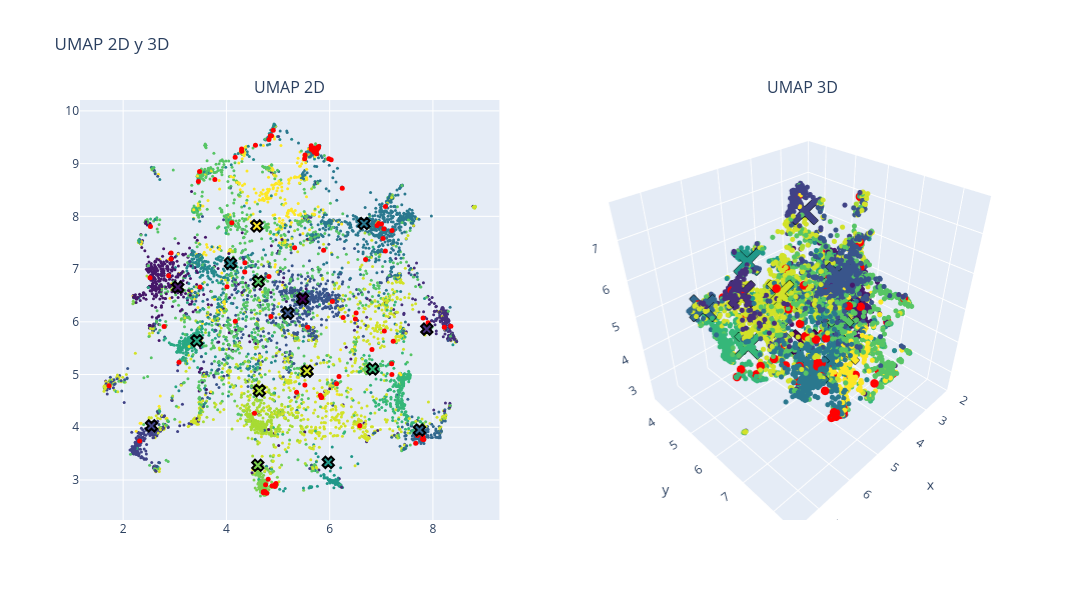

Notebook cell for this chart:
### Code cell
# UMAP

# Calcular los centroides de cada cluster
centroides_2d = df.groupby(clustering_method)[['umap2d_1', 'umap2d_2']].mean()
centroides_3d = df.groupby(clustering_method)[['umap3d_1', 'umap3d_2', 'umap3d_3']].mean()

fig = make_subplots(rows=1, cols=2, subplot_titles=("UMAP 2D", "UMAP 3D"), 
                    specs=[[{"type": "scatter"}, {"type": "scatter3d"}]])

# Puntos normales en 2D
fig.add_trace(
    go.Scatter(x=df['umap2d_1'], y=df['umap2d_2'], mode='markers',
               marker=dict(color=df[clustering_method], colorscale='Viridis', size=3),
               text=["Cluster: " + str(c) + "<br>Titulo: " + t for c, t in zip(df[clustering_method], data['title'])],  
               hovertemplate="%{text}<br>x: %{x}<br>y: %{y}<extra></extra>"),
    row=1, col=1)

# Puntos resaltados en 2D
fig.add_trace(
    go.Scatter(x=df.loc[indices_knn[0], 'umap2d_1'], 
               y=df.loc[indices_knn[0], 'umap2d_2'], 
               mode='markers',
               marker=dict(color='red', size=5, opacity=1), 
               text=["Cluster: " + str(c) + "<br>Titulo: " + t for c, t in zip(df.loc[indices_knn[0], clustering_method], data.loc[indices_knn[0], 'title'])],  
               hovertemplate="%{text}<br>x: %{x}<br>y: %{y}<extra></extra>"),
    row=1, col=1)

# Centroides en 2D
fig.add_trace(
    go.Scatter(x=centroides_2d['umap2d_1'], 
               y=centroides_2d['umap2d_2'], 
               mode='markers',
               marker=dict(symbol='x', color=centroides_2d.index, colorscale='Viridis', size=10, line=dict(color='black', width=2)),
               text=["Centroide: " + str(c) for c in centroides_2d.index],
               hovertemplate="%{text}<br>x: %{x}<br>y: %{y}<extra></extra>"),
    row=1, col=1)

# Puntos normales en 3D
fig.add_trace(
    go.Scatter3d(x=df['umap3d_1'], y=df['umap3d_2'], z=df['umap3d_3'], mode='markers',
                 marker=dict(color=df[clustering_method], colorscale='Viridis', size=3, opacity=1),
                 text=["Cluster: " + str(c) + "<br>Titulo: " + t for c, t in zip(df[clustering_method], data['title'])],  
                 hovertemplate="%{text}<br>x: %{x}<br>y: %{y}<br>z: %{z}<extra></extra>"),
    row=1, col=2)

# Puntos resaltados en 3D
fig.add_trace(
    go.Scatter3d(x=df.loc[indices_knn[0], 'umap3d_1'], 
                 y=df.loc[indices_knn[0], 'umap3d_2'], 
                 z=df.loc[indices_knn[0], 'umap3d_3'], 
                 mode='markers',
                 marker=dict(color='red', size=5, opacity=1), 
                 text=["Cluster: " + str(c) + "<br>Titulo: " + t for c, t in zip(df.loc[indices_knn[0], clustering_method], data.loc[indices_knn[0], 'title'])],  
                 hovertemplate="%{text}<br>x: %{x}<br>y: %{y}<br>z: %{z}<extra></extra>"),
    row=1, col=2)

# Centroides en 3D
fig.add_trace(
    go.Scatter3d(x=centroides_3d['umap3d_1'], 
                 y=centroides_3d['umap3d_2'], 
                 z=centroides_3d['umap3d_3'], 
                 mode='markers',
                 marker=dict(symbol='x', color=centroides_3d.index, colorscale='Viridis', size=10, line=dict(color='black', width=2)),
                 text=["Centroide: " + str(c) for c in centroides_3d.index],
                 hovertemplate="%{text}<br>x: %{x}<br>y: %{y}<br>z: %{z}<extra></extra>"),
    row=1, col=2)

fig.update_layout(height=600, width=1200, title_text="UMAP 2D y 3D", showlegend=False)
fig.show()

### Figure 1 — Plotly figure (JSON) as saved in the notebook; plotly's stock layout.template omitted (floating-point values rounded to 4 significant figures; data arrays with more than 128 entries replaced by an {"elided": "..."} marker saying what was removed)
{"data": [{"hovertemplate": "%{text}<br>x: %{x}<br>y: %{y}<extra></extra>", "marker": {"color": {"elided": "6686 int values"}, "colorscale": [[0, "#440154"], [0.1111, "#482878"], [0.2222, "#3e4989"], [0.3333, "#31688e"], [0.4444, "#26828e"], [0.5556, "#1f9e89"], [0.6667, "#35b779"], [0.7778, "#6ece58"], [0.8889, "#b5de2b"], [1, "#fde725"]], "size": 3}, "mode": "markers", "text": {"elided": "6686 str values"}, "type": "scatter", "x": {"elided": "6686 float values"}, "xaxis": "x", "y": {"elided": "6686 float values"}, "yaxis": "y"}, {"hovertemplate": "%{text}<br>x: %{x}<br>y: %{y}<extra></extra>", "marker": {"color": "red", "opacity": 1, "size": 5}, "mode": "markers", "text": ["Cluster: -1<br>Titulo: application of neural network controller and policy gradient reinforcement learning on modular multilevel converter (mmc)   a proof of concept", "Cluster: -1<br>Titulo: optimized real time control for modular multilevel converters using adaptive neural networks", "Cluster: -1<br>Titulo: state of charge (soc) balancing of battery modular multilevel management (bm3) converter using q learning", "Cluster: -1<br>Titulo: reinforcement learning based modulation for balancing capacitor voltage and thermal stress to enhance current capability of mmcs", "Cluster: -1<br>Titulo: level increased ishe modulation method for modular multilevel converters based on ddpg", "Cluster: -1<br>Titulo: open circuit fault diagnosis for a modular multilevel converter based on hybrid machine learning", "Cluster: -1<br>Titulo: neural network controller based on direct and indirect model predictive for modular multilevel converters", "Cluster: -1<br>Titulo: compound fault diagnosis method of modular multilevel converter based on improved capsule network", "Cluster: -1<br>Titulo: dc short circuit fault detection for mmc hvdc grid based on improved dbn and dc fault current statistical features", "Cluster: -1<br>Titulo: inverse application of artificial intelligence for the control of power converters", "Cluster: -1<br>Titulo: neural network based model predictive control approach for modular multilevel converters", "Cluster: -1<br>Titulo: fault diagnosis for modular multilevel converter (mmc) based on deep learning: an edge implementation using binary neural network", "Cluster: -1<br>Titulo: an open circuit faults diagnosis method based on xg boost used in mmc", "Cluster: -1<br>Titulo: predictor based data driven model free adaptive predictive control of power converters using machine learning", "Cluster: -1<br>Titulo: reinforcement learning based false data injection attacks detector for modular multilevel converters", "Cluster: -1<br>Titulo: machine learning emulation of model predictive control for modular multilevel converters", "Cluster: -1<br>Titulo: machine learning based modeling for real time inferencer in the loop hardware emulation of high speed rail microgrid", "Cluster: -1<br>Titulo: machine learning based modeling for real time inferencer in the loop hardware emulation of high speed rail microgrid", "Cluster: -1<br>Titulo: artificial intelligence applications in the control and performance improvement of modular multilevel converters: a review", "Cluster: -1<br>Titulo: hybrid condition monitoring for power converters: learning based methods with statistical guarantees", "Cluster: -1<br>Titulo: open circuit fault diagnosis for modular multilevel converter using wavelet neural network", "Cluster: -1<br>Titulo: auto tuned model predictive control based neural network controller for modular multilevel converters", "Cluster: -1<br>Titulo: design and analysis of the model predictive control implemented by the ann technique for mmc based rectifier with improved grid adaptability", "Cluster: -1<br>Titulo: ac side impedance based stability assessment in grid forming modular multilevel converters", "Cluster: -1<br>Titulo: igbt open circuit fault diagnosis method for a modular multilevel converter based on pnn md", "Cluster: -1<br>Titulo: a connectionist based approach for reducing the number of voltage sensors in modular multilevel converter", "Cluster: -1<br>Titulo: data driven impedance identification and stability online assessment of dfig based wind farm integration with mmc hvdc", "Cluster: -1<br>Titulo: new power electronic interface combining dc transmission, a medium frequency bus and an ac ac converter to integrate deep sea facilities with the ac grid", "Cluster: -1<br>Titulo: health management of power electronics systems", "Cluster: -1<br>Titulo: adaptive fault current limiting strategy for flexible dc power grids based on deep neural networks", "Cluster: -1<br>Titulo: neural predictor based low switching frequency fcs mpc for mmc with online weighting factors tuning", "Cluster: -1<br>Titulo: deep convolution neural network based fault detection and identification for modular multilevel converters", "Cluster: -1<br>Titulo: distributed neural network observer for submodule capacitor voltage estimation in modular multilevel converters", "Cluster: -1<br>Titulo: application of artificial intelligence to diagnose faults of grid tied solar power systems", "Cluster: -1<br>Titulo: fault diagnosis of modular multilevel converter based on 1dcnn and lstm network", "Cluster: -1<br>Titulo: machine learning based operating region extension of modular multilevel converters under unbalanced grid faults", "Cluster: -1<br>Titulo: an open circuit fault detection and location strategy for mmc with feature extraction and random forest", "Cluster: -1<br>Titulo: machine learning enhanced predictive control for modular multilevel converters in hvdc transmission systems", "Cluster: -1<br>Titulo: neural network based model predictive controllers for modular multilevel converters", "Cluster: -1<br>Titulo: reinforcement learning based method to exploit vulnerabilities of false data injection attack detectors in modular multilevel converters", "Cluster: -1<br>Titulo: thermal estimation of modular multilevel converter submodule using deep regression on gru and lstm network", "Cluster: -1<br>Titulo: a novel concept for modular multilevel universal power controller (mupc)", "Cluster: -1<br>Titulo: gwo based pi controller assisted half bridge sub module mmc for hybrid energy system", "Cluster: -1<br>Titulo: artificial neural network based pi control of battery energy storage system connected with mmc hvdc system", "Cluster: -1<br>Titulo: transfer learning framework for impedance characterization of modular multilevel converters", "Cluster: -1<br>Titulo: data driven neural predictors based robust mpc for power converters", "Cluster: -1<br>Titulo: dcscf detection method of mmc dc grid based on statistical feature and dbn softmax", "Cluster: -1<br>Titulo: effective voltage balancing control for modular multilevel converter without current sensors", "Cluster: -1<br>Titulo: on internal stable modes of modular multilevel converters", "Cluster: -1<br>Titulo: power management systems for harmonic elimination using federated learning approach", "Cluster: -1<br>Titulo: bayesian regularization based mpc for a hybrid modular multilevel converter", "Cluster: -1<br>Titulo: [front cover]", "Cluster: -1<br>Titulo: complementing ac and dc terminal stability analyses of mmc with circulating current inner loop impedance model", "Cluster: -1<br>Titulo: small signal modeling of sending end offshore wind power mmc hvdc integration system considering positive and negative sequence separation module", "Cluster: -1<br>Titulo: open circuit fault detection and location in mmcs with multivariate gaussian distribution", "Cluster: -1<br>Titulo: reliability improvement of mmc in energy storage system using ann based sensorless estimation for sub module voltages", "Cluster: -1<br>Titulo: power theory based dimensionality reduction for fault detection and identification in power electronics", "Cluster: -1<br>Titulo: control strategies of mmc hvdc connected to passive networks", "Cluster: -1<br>Titulo: a fast data driven method for submodule open circuit fault localization in a modular multilevel converter", "Cluster: -1<br>Titulo: capacitor monitoring for modular multilevel converters based on intelligent algorithm", "Cluster: -1<br>Titulo: a novel strategy for dc distribution start up based on mmc", "Cluster: -1<br>Titulo: data driven modeling of modular multilevel converters based on hht and cnn lstm am neural network", "Cluster: -1<br>Titulo: a scalable multi input multi level voltage sourced converter", "Cluster: -1<br>Titulo: neural predictor based dynamic surface predictive control for power converters", "Cluster: -1<br>Titulo: physical mechanism and data hybrid modeling for device level emulation of modular multilevel converter", "Cluster: -1<br>Titulo: online optimization of multi degree of freedom inductor current rms for modular multilevel dual active bridge converter", "Cluster: -1<br>Titulo: transfer learning based online impedance identification for modular multilevel converters", "Cluster: -1<br>Titulo: disortnet: a network protocol with distributed sorting for modular multilevel converters", "Cluster: -1<br>Titulo: mmc based multi terminal hvdc subsea power transmission system with the integration of offshore renewable energy", "Cluster: -1<br>Titulo: estimation of battery parameters in cascaded half bridge converters with reduced voltage sensors", "Cluster: -1<br>Titulo: increasing dc system stability thanks to energy control in mmc based dc dc converters", "Cluster: -1<br>Titulo: an on line capacitor condition monitoring method based on switching frequencies for modular multilevel converters", "Cluster: -1<br>Titulo: reliability and economic evaluation of ac / dc distribution network with sensitive load", "Cluster: -1<br>Titulo: an open circuit faults diagnosis method for mmc based on extreme gradient boosting", "Cluster: -1<br>Titulo: computation of transient short circuit currents analytically in multiport flexible dc transmission system", "Cluster: -1<br>Titulo: fault analysis and voltage support strategy through equivalent line impedances for mmcs in ac/dc hybrid distribution networks under asymmetrical faults", "Cluster: -1<br>Titulo: fault isolation scheme based on circuit breaker optimization strategy in dc distribution network", "Cluster: -1<br>Titulo: operation principles of quasi z source modular multilevel converters", "Cluster: -1<br>Titulo: fine grained network decomposition for massively parallel electromagnetic transient simulation of large power systems", "Cluster: -1<br>Titulo: alternative control approach for the offshore grid of wind power plants", "Cluster: -1<br>Titulo: capacitor parameter estimation based on wavelet transform and convolution neural network", "Cluster: -1<br>Titulo: model free sequential predictive control for mmc with variable candidate set", "Cluster: -1<br>Titulo: denoising and voltage estimation in modular multilevel converters using deep neural networks", "Cluster: -1<br>Titulo: dc fault current calculation and fault level analysis in mmc mvdc system", "Cluster: -1<br>Titulo: detailed modelling and control of a modular multilevel converter with full bridge submodules in a multi terminal high voltage dc network", "Cluster: -1<br>Titulo: research on a novel dc circuit breaker based on artificial current zero crossing", "Cluster: -1<br>Titulo: optimal modulation method for modular multilevel converters in medium voltage dc distribution networks", "Cluster: -1<br>Titulo: generic vsc and low level switching control models for offline simulation of vsc hvdc systems", "Cluster: -1<br>Titulo: improving power quality using spwm control in modular multilevel converters", "Cluster: -1<br>Titulo: supervisory real time multidomain modeling and hardware emulation of fuel cell hybrid electric bus behavioral transients", "Cluster: -1<br>Titulo: providing dc fault ride through capability to h bridge mmc based hvdc networks", "Cluster: -1<br>Titulo: modelling and control of a novel east european multiterminal high voltage dc network", "Cluster: -1<br>Titulo: investigation of a new alternate arm modular multilevel converter topology for hvdc applications", "Cluster: -1<br>Titulo: a generalized switched inductor cell modular multilevel inverter", "Cluster: -1<br>Titulo: conducted emi emissions in spwm based control modular multilevel converters", "Cluster: -1<br>Titulo: improving the resilience of modular multilevel converters using concurrent estimators", "Cluster: -1<br>Titulo: fault characteristic analysis and simulation of power electronic transformer based on mmc in distribution network", "Cluster: -1<br>Titulo: silicon carbide enabled medium voltage dc transmission systems for rapid electric vehicle charging in the uk", "Cluster: -1<br>Titulo: an improved resnet based method for online assessment of the aging state of mmc sub module capacitors", "Cluster: -1<br>Titulo: fault isolation method for smart dc distribution networks with multiple types of converters"], "type": "scatter", "x": [3.491, 4.011, 2.32, 3.457, 2.881, 5.704, 4.753, 5.755, 5.985, 7.231, 4.739, 5.643, 5.672, 4.96, 5.836, 4.727, 6.803, 6.79, 4.759, 5.757, 5.782, 4.716, 4.782, 6.584, 5.647, 4.824, 7.806, 6.261, 6.181, 7.08, 4.945, 5.515, 4.907, 6.244, 5.787, 4.544, 5.64, 4.885, 4.716, 5.846, 3.48, 5.52, 1.727, 7.906, 7.8, 4.932, 6.029, 4.85, 7.698, 2.52, 4.719, 3.082, 7.666, 8.22, 5.748, 4.356, 3.776, 7.059, 5.523, 4.358, 5.322, 5.768, 4.863, 4.944, 6.819, 5.359, 7.824, 6.134, 7.81, 4.563, 6.052, 4.294, 6.696, 5.701, 7.051, 7.207, 7.003, 4.172, 7.201, 8.348, 4.296, 4.809, 4.874, 7.079, 5.883, 6.95, 2.928, 6.499, 2.929, 7.205, 7.034, 6.512, 4.825, 2.793, 2.529, 5.82, 5.573, 4.105, 4.17, 6.918], "xaxis": "x", "y": [6.659, 6.664, 3.738, 8.662, 6.875, 9.217, 2.777, 9.265, 9.094, 5.629, 2.778, 9.337, 9.252, 2.931, 4.564, 2.774, 5.077, 5.107, 2.91, 9.278, 9.303, 2.778, 2.75, 4.028, 9.272, 9.457, 3.83, 6.079, 4.962, 8.186, 2.882, 9.09, 9.635, 8.533, 9.324, 4.266, 9.28, 2.892, 2.768, 4.57, 8.85, 4.8, 4.786, 5.982, 3.773, 2.883, 9.073, 9.525, 3.845, 6.837, 2.758, 5.234, 3.695, 5.895, 9.187, 6.942, 8.697, 5.826, 9.165, 7.121, 7.403, 9.308, 6.101, 2.915, 5.473, 4.662, 3.768, 4.827, 6.072, 9.349, 6.386, 9.278, 7.184, 9.291, 7.765, 7.733, 7.853, 6.008, 5.206, 5.914, 9.233, 3.014, 9.53, 7.344, 7.356, 7.863, 7.191, 6.054, 7.305, 5.001, 7.581, 6.166, 6.86, 5.91, 7.807, 4.605, 5.899, 7.879, 9.119, 7.826], "yaxis": "y"}, {"hovertemplate": "%{text}<br>x: %{x}<br>y: %{y}<extra></extra>", "marker": {"color": [-1, 0, 1, 2, 3, 4, 5, 6, 7, 8, 9, 10, 11, 12, 13, 14], "colorscale": [[0, "#440154"], [0.1111, "#482878"], [0.2222, "#3e4989"], [0.3333, "#31688e"], [0.4444, "#26828e"], [0.5556, "#1f9e89"], [0.6667, "#35b779"], [0.7778, "#6ece58"], [0.8889, "#b5de2b"], [1, "#fde725"]], "line": {"color": "black", "width": 2}, "size": 10, "symbol": "x"}, "mode": "markers", "text": ["Centroide: -1", "Centroide: 0", "Centroide: 1", "Centroide: 2", "Centroide: 3", "Centroide: 4", "Centroide: 5", "Centroide: 6", "Centroide: 7", "Centroide: 8", "Centroide: 9", "Centroide: 10", "Centroide: 11", "Centroide: 12", "Centroide: 13", "Centroide: 14"], "type": "scatter", "x": [5.478, 3.059, 7.881, 2.549, 5.189, 7.74, 6.665, 4.077, 5.973, 3.429, 6.831, 4.618, 4.609, 4.639, 5.563, 4.59], "xaxis": "x", "y": [6.434, 6.654, 5.86, 4.026, 6.164, 3.948, 7.864, 7.11, 3.335, 5.64, 5.105, 6.764, 3.279, 4.694, 5.063, 7.819], "yaxis": "y"}, {"hovertemplate": "%{text}<br>x: %{x}<br>y: %{y}<br>z: %{z}<extra></extra>", "marker": {"color": {"elided": "6686 int values"}, "colorscale": [[0, "#440154"], [0.1111, "#482878"], [0.2222, "#3e4989"], [0.3333, "#31688e"], [0.4444, "#26828e"], [0.5556, "#1f9e89"], [0.6667, "#35b779"], [0.7778, "#6ece58"], [0.8889, "#b5de2b"], [1, "#fde725"]], "opacity": 1, "size": 3}, "mode": "markers", "scene": "scene", "text": {"elided": "6686 str values"}, "type": "scatter3d", "x": {"elided": "6686 float values"}, "y": {"elided": "6686 float values"}, "z": {"elided": "6686 float values"}}, {"hovertemplate": "%{text}<br>x: %{x}<br>y: %{y}<br>z: %{z}<extra></extra>", "marker": {"color": "red", "opacity": 1, "size": 5}, "mode": "markers", "scene": "scene", "text": ["Cluster: -1<br>Titulo: application of neural network controller and policy gradient reinforcement learning on modular multilevel converter (mmc)   a proof of concept", "Cluster: -1<br>Titulo: optimized real time control for modular multilevel converters using adaptive neural networks", "Cluster: -1<br>Titulo: state of charge (soc) balancing of battery modular multilevel management (bm3) converter using q learning", "Cluster: -1<br>Titulo: reinforcement learning based modulation for balancing capacitor voltage and thermal stress to enhance current capability of mmcs", "Cluster: -1<br>Titulo: level increased ishe modulation method for modular multilevel converters based on ddpg", "Cluster: -1<br>Titulo: open circuit fault diagnosis for a modular multilevel converter based on hybrid machine learning", "Cluster: -1<br>Titulo: neural network controller based on direct and indirect model predictive for modular multilevel converters", "Cluster: -1<br>Titulo: compound fault diagnosis method of modular multilevel converter based on improved capsule network", "Cluster: -1<br>Titulo: dc short circuit fault detection for mmc hvdc grid based on improved dbn and dc fault current statistical features", "Cluster: -1<br>Titulo: inverse application of artificial intelligence for the control of power converters", "Cluster: -1<br>Titulo: neural network based model predictive control approach for modular multilevel converters", "Cluster: -1<br>Titulo: fault diagnosis for modular multilevel converter (mmc) based on deep learning: an edge implementation using binary neural network", "Cluster: -1<br>Titulo: an open circuit faults diagnosis method based on xg boost used in mmc", "Cluster: -1<br>Titulo: predictor based data driven model free adaptive predictive control of power converters using machine learning", "Cluster: -1<br>Titulo: reinforcement learning based false data injection attacks detector for modular multilevel converters", "Cluster: -1<br>Titulo: machine learning emulation of model predictive control for modular multilevel converters", "Cluster: -1<br>Titulo: machine learning based modeling for real time inferencer in the loop hardware emulation of high speed rail microgrid", "Cluster: -1<br>Titulo: machine learning based modeling for real time inferencer in the loop hardware emulation of high speed rail microgrid", "Cluster: -1<br>Titulo: artificial intelligence applications in the control and performance improvement of modular multilevel converters: a review", "Cluster: -1<br>Titulo: hybrid condition monitoring for power converters: learning based methods with statistical guarantees", "Cluster: -1<br>Titulo: open circuit fault diagnosis for modular multilevel converter using wavelet neural network", "Cluster: -1<br>Titulo: auto tuned model predictive control based neural network controller for modular multilevel converters", "Cluster: -1<br>Titulo: design and analysis of the model predictive control implemented by the ann technique for mmc based rectifier with improved grid adaptability", "Cluster: -1<br>Titulo: ac side impedance based stability assessment in grid forming modular multilevel converters", "Cluster: -1<br>Titulo: igbt open circuit fault diagnosis method for a modular multilevel converter based on pnn md", "Cluster: -1<br>Titulo: a connectionist based approach for reducing the number of voltage sensors in modular multilevel converter", "Cluster: -1<br>Titulo: data driven impedance identification and stability online assessment of dfig based wind farm integration with mmc hvdc", "Cluster: -1<br>Titulo: new power electronic interface combining dc transmission, a medium frequency bus and an ac ac converter to integrate deep sea facilities with the ac grid", "Cluster: -1<br>Titulo: health management of power electronics systems", "Cluster: -1<br>Titulo: adaptive fault current limiting strategy for flexible dc power grids based on deep neural networks", "Cluster: -1<br>Titulo: neural predictor based low switching frequency fcs mpc for mmc with online weighting factors tuning", "Cluster: -1<br>Titulo: deep convolution neural network based fault detection and identification for modular multilevel converters", "Cluster: -1<br>Titulo: distributed neural network observer for submodule capacitor voltage estimation in modular multilevel converters", "Cluster: -1<br>Titulo: application of artificial intelligence to diagnose faults of grid tied solar power systems", "Cluster: -1<br>Titulo: fault diagnosis of modular multilevel converter based on 1dcnn and lstm network", "Cluster: -1<br>Titulo: machine learning based operating region extension of modular multilevel converters under unbalanced grid faults", "Cluster: -1<br>Titulo: an open circuit fault detection and location strategy for mmc with feature extraction and random forest", "Cluster: -1<br>Titulo: machine learning enhanced predictive control for modular multilevel converters in hvdc transmission systems", "Cluster: -1<br>Titulo: neural network based model predictive controllers for modular multilevel converters", "Cluster: -1<br>Titulo: reinforcement learning based method to exploit vulnerabilities of false data injection attack detectors in modular multilevel converters", "Cluster: -1<br>Titulo: thermal estimation of modular multilevel converter submodule using deep regression on gru and lstm network", "Cluster: -1<br>Titulo: a novel concept for modular multilevel universal power controller (mupc)", "Cluster: -1<br>Titulo: gwo based pi controller assisted half bridge sub module mmc for hybrid energy system", "Cluster: -1<br>Titulo: artificial neural network based pi control of battery energy storage system connected with mmc hvdc system", "Cluster: -1<br>Titulo: transfer learning framework for impedance characterization of modular multilevel converters", "Cluster: -1<br>Titulo: data driven neural predictors based robust mpc for power converters", "Cluster: -1<br>Titulo: dcscf detection method of mmc dc grid based on statistical feature and dbn softmax", "Cluster: -1<br>Titulo: effective voltage balancing control for modular multilevel converter without current sensors", "Cluster: -1<br>Titulo: on internal stable modes of modular multilevel converters", "Cluster: -1<br>Titulo: power management systems for harmonic elimination using federated learning approach", "Cluster: -1<br>Titulo: bayesian regularization based mpc for a hybrid modular multilevel converter", "Cluster: -1<br>Titulo: [front cover]", "Cluster: -1<br>Titulo: complementing ac and dc terminal stability analyses of mmc with circulating current inner loop impedance model", "Cluster: -1<br>Titulo: small signal modeling of sending end offshore wind power mmc hvdc integration system considering positive and negative sequence separation module", "Cluster: -1<br>Titulo: open circuit fault detection and location in mmcs with multivariate gaussian distribution", "Cluster: -1<br>Titulo: reliability improvement of mmc in energy storage system using ann based sensorless estimation for sub module voltages", "Cluster: -1<br>Titulo: power theory based dimensionality reduction for fault detection and identification in power electronics", "Cluster: -1<br>Titulo: control strategies of mmc hvdc connected to passive networks", "Cluster: -1<br>Titulo: a fast data driven method for submodule open circuit fault localization in a modular multilevel converter", "Cluster: -1<br>Titulo: capacitor monitoring for modular multilevel converters based on intelligent algorithm", "Cluster: -1<br>Titulo: a novel strategy for dc distribution start up based on mmc", "Cluster: -1<br>Titulo: data driven modeling of modular multilevel converters based on hht and cnn lstm am neural network", "Cluster: -1<br>Titulo: a scalable multi input multi level voltage sourced converter", "Cluster: -1<br>Titulo: neural predictor based dynamic surface predictive control for power converters", "Cluster: -1<br>Titulo: physical mechanism and data hybrid modeling for device level emulation of modular multilevel converter", "Cluster: -1<br>Titulo: online optimization of multi degree of freedom inductor current rms for modular multilevel dual active bridge converter", "Cluster: -1<br>Titulo: transfer learning based online impedance identification for modular multilevel converters", "Cluster: -1<br>Titulo: disortnet: a network protocol with distributed sorting for modular multilevel converters", "Cluster: -1<br>Titulo: mmc based multi terminal hvdc subsea power transmission system with the integration of offshore renewable energy", "Cluster: -1<br>Titulo: estimation of battery parameters in cascaded half bridge converters with reduced voltage sensors", "Cluster: -1<br>Titulo: increasing dc system stability thanks to energy control in mmc based dc dc converters", "Cluster: -1<br>Titulo: an on line capacitor condition monitoring method based on switching frequencies for modular multilevel converters", "Cluster: -1<br>Titulo: reliability and economic evaluation of ac / dc distribution network with sensitive load", "Cluster: -1<br>Titulo: an open circuit faults diagnosis method for mmc based on extreme gradient boosting", "Cluster: -1<br>Titulo: computation of transient short circuit currents analytically in multiport flexible dc transmission system", "Cluster: -1<br>Titulo: fault analysis and voltage support strategy through equivalent line impedances for mmcs in ac/dc hybrid distribution networks under asymmetrical faults", "Cluster: -1<br>Titulo: fault isolation scheme based on circuit breaker optimization strategy in dc distribution network", "Cluster: -1<br>Titulo: operation principles of quasi z source modular multilevel converters", "Cluster: -1<br>Titulo: fine grained network decomposition for massively parallel electromagnetic transient simulation of large power systems", "Cluster: -1<br>Titulo: alternative control approach for the offshore grid of wind power plants", "Cluster: -1<br>Titulo: capacitor parameter estimation based on wavelet transform and convolution neural network", "Cluster: -1<br>Titulo: model free sequential predictive control for mmc with variable candidate set", "Cluster: -1<br>Titulo: denoising and voltage estimation in modular multilevel converters using deep neural networks", "Cluster: -1<br>Titulo: dc fault current calculation and fault level analysis in mmc mvdc system", "Cluster: -1<br>Titulo: detailed modelling and control of a modular multilevel converter with full bridge submodules in a multi terminal high voltage dc network", "Cluster: -1<br>Titulo: research on a novel dc circuit breaker based on artificial current zero crossing", "Cluster: -1<br>Titulo: optimal modulation method for modular multilevel converters in medium voltage dc distribution networks", "Cluster: -1<br>Titulo: generic vsc and low level switching control models for offline simulation of vsc hvdc systems", "Cluster: -1<br>Titulo: improving power quality using spwm control in modular multilevel converters", "Cluster: -1<br>Titulo: supervisory real time multidomain modeling and hardware emulation of fuel cell hybrid electric bus behavioral transients", "Cluster: -1<br>Titulo: providing dc fault ride through capability to h bridge mmc based hvdc networks", "Cluster: -1<br>Titulo: modelling and control of a novel east european multiterminal high voltage dc network", "Cluster: -1<br>Titulo: investigation of a new alternate arm modular multilevel converter topology for hvdc applications", "Cluster: -1<br>Titulo: a generalized switched inductor cell modular multilevel inverter", "Cluster: -1<br>Titulo: conducted emi emissions in spwm based control modular multilevel converters", "Cluster: -1<br>Titulo: improving the resilience of modular multilevel converters using concurrent estimators", "Cluster: -1<br>Titulo: fault characteristic analysis and simulation of power electronic transformer based on mmc in distribution network", "Cluster: -1<br>Titulo: silicon carbide enabled medium voltage dc transmission systems for rapid electric vehicle charging in the uk", "Cluster: -1<br>Titulo: an improved resnet based method for online assessment of the aging state of mmc sub module capacitors", "Cluster: -1<br>Titulo: fault isolation method for smart dc distribution networks with multiple types of converters"], "type": "scatter3d", "x": [3.884, 3.832, 4.153, 3.483, 2.851, 5.173, 4.241, 5.302, 5.376, 6.075, 4.272, 5.186, 5.201, 4.519, 4.742, 4.241, 5.93, 5.917, 4.27, 5.246, 5.322, 4.224, 4.253, 5.705, 5.174, 4.092, 6.535, 5.081, 5.045, 6.058, 4.506, 5.069, 4.12, 5.591, 5.309, 3.814, 5.114, 4.431, 4.253, 4.771, 3.35, 4.642, 2.885, 6.231, 6.544, 4.492, 5.457, 4.102, 6.429, 2.364, 4.204, 2.793, 6.5, 6.539, 5.141, 4.218, 3.877, 5.802, 5.02, 4.184, 5.026, 5.348, 4.302, 4.524, 5.882, 4.418, 6.524, 5.005, 5.688, 3.981, 4.83, 3.819, 5.615, 5.209, 6.01, 6.28, 5.878, 3.264, 6.376, 6.456, 3.829, 4.457, 4.135, 6.211, 4.91, 5.947, 2.936, 5.049, 2.837, 6.227, 6.101, 5.352, 4.063, 2.964, 2.27, 4.728, 3.997, 2.926, 3.78, 5.765], "y": [5.91, 6.044, 5.175, 7.378, 5.782, 7.585, 4.098, 7.548, 7.604, 5.28, 4.055, 7.583, 7.58, 4.147, 5.222, 4.071, 5.453, 5.451, 4.154, 7.558, 7.576, 4.059, 4.066, 4.8, 7.58, 6.383, 4.202, 6.259, 5.57, 7.73, 4.175, 7.566, 6.281, 7.437, 7.56, 4.529, 7.622, 4.2, 4.05, 5.255, 7.717, 5.223, 5.91, 5.527, 4.127, 4.144, 7.611, 6.29, 4.171, 5.947, 4.063, 4.864, 4.175, 5.266, 7.637, 6.066, 7.559, 5.443, 7.531, 6.204, 6.256, 7.456, 6.225, 4.162, 5.579, 5.046, 4.116, 5.351, 6.04, 6.309, 6.695, 6.752, 7.15, 7.549, 7.264, 7.277, 7.461, 6.199, 5.258, 5.495, 6.76, 4.169, 6.197, 6.472, 6.811, 7.516, 5.918, 6.106, 6.154, 5.245, 7.148, 6.044, 6.728, 6.138, 6.664, 5.298, 6.868, 7.475, 6.877, 7.466], "z": [4.154, 4.636, 7.511, 3.221, 3.999, 3.071, 3.052, 3.066, 3.256, 5.082, 2.976, 3.033, 3.072, 3.14, 3.533, 3.016, 3.416, 3.393, 3.026, 3.045, 3.085, 3.018, 3.033, 5.518, 3.097, 2.852, 5.201, 6.008, 3.231, 4.921, 3.137, 3.142, 2.643, 3.991, 3.042, 4.345, 3.067, 3.07, 2.989, 3.531, 3.233, 5.806, 7.305, 5.925, 5.11, 3.141, 3.339, 2.755, 5.027, 3.953, 3.02, 5.46, 5.096, 5.906, 3.054, 4.098, 3.149, 5.078, 3.133, 4.112, 4.56, 2.956, 5.948, 3.161, 3.742, 4.431, 5.116, 3.306, 6.102, 3.022, 6.023, 2.821, 5.3, 3.038, 4.593, 4.626, 5.02, 5.396, 3.494, 6.157, 2.83, 3.199, 2.798, 4.714, 4.748, 4.991, 3.75, 4.861, 4.28, 3.639, 4.859, 5.455, 5.184, 5.532, 3.749, 3.523, 6.881, 5.227, 2.929, 4.924]}, {"hovertemplate": "%{text}<br>x: %{x}<br>y: %{y}<br>z: %{z}<extra></extra>", "marker": {"color": [-1, 0, 1, 2, 3, 4, 5, 6, 7, 8, 9, 10, 11, 12, 13, 14], "colorscale": [[0, "#440154"], [0.1111, "#482878"], [0.2222, "#3e4989"], [0.3333, "#31688e"], [0.4444, "#26828e"], [0.5556, "#1f9e89"], [0.6667, "#35b779"], [0.7778, "#6ece58"], [0.8889, "#b5de2b"], [1, "#fde725"]], "line": {"color": "black", "width": 2}, "size": 10, "symbol": "x"}, "mode": "markers", "scene": "scene", "text": ["Centroide: -1", "Centroide: 0", "Centroide: 1", "Centroide: 2", "Centroide: 3", "Centroide: 4", "Centroide: 5", "Centroide: 6", "Centroide: 7", "Centroide: 8", "Centroide: 9", "Centroide: 10", "Centroide: 11", "Centroide: 12", "Centroide: 13", "Centroide: 14"], "type": "scatter3d", "x": [4.801, 2.909, 6.208, 4.052, 4.237, 6.468, 5.698, 3.749, 4.758, 2.981, 5.887, 3.997, 4.145, 4.074, 4.944, 4.143], "y": [6.017, 5.892, 5.501, 5.263, 6.536, 4.306, 7.238, 6.017, 3.907, 5.112, 5.159, 6.443, 4.316, 4.746, 5.334, 6.802], "z": [4.102, 4.215, 5.959, 7.11, 6.008, 5.125, 4.556, 3.967, 5.51, 5.061, 4.14, 4.804, 3.262, 4.502, 5.305, 3.913]}], "layout": {"annotations": [{"font": {"size": 16}, "showarrow": false, "text": "UMAP 2D", "x": 0.225, "xanchor": "center", "xref": "paper", "y": 1, "yanchor": "bottom", "yref": "paper"}, {"font": {"size": 16}, "showarrow": false, "text": "UMAP 3D", "x": 0.775, "xanchor": "center", "xref": "paper", "y": 1, "yanchor": "bottom", "yref": "paper"}], "height": 600, "scene": {"domain": {"x": [0.55, 1], "y": [0, 1]}}, "showlegend": false, "title": {"text": "UMAP 2D y 3D"}, "width": 1200, "xaxis": {"anchor": "y", "domain": [0, 0.45]}, "yaxis": {"anchor": "x", "domain": [0, 1]}}}
